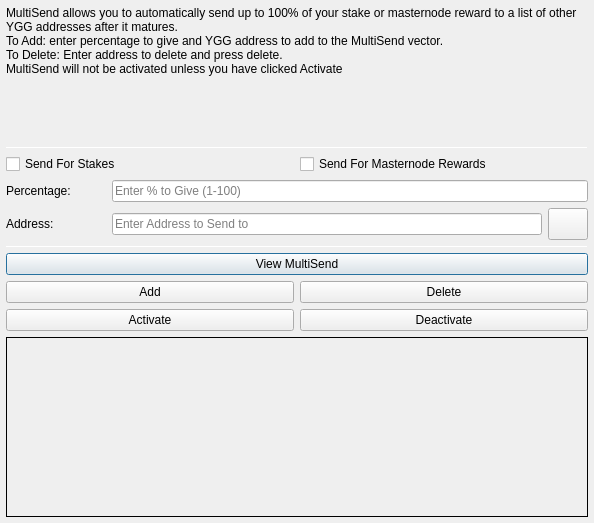
<?xml version="1.0" encoding="UTF-8"?>
<ui version="4.0">
 <class>MultiSendDialog</class>
 <widget class="QDialog" name="MultiSendDialog">
  <property name="windowModality">
   <enum>Qt::NonModal</enum>
  </property>
  <property name="geometry">
   <rect>
    <x>0</x>
    <y>0</y>
    <width>594</width>
    <height>523</height>
   </rect>
  </property>
  <property name="windowTitle">
   <string>MultiSend</string>
  </property>
  <layout class="QVBoxLayout" name="verticalLayout" stretch="0">
   <property name="leftMargin">
    <number>6</number>
   </property>
   <property name="topMargin">
    <number>6</number>
   </property>
   <property name="rightMargin">
    <number>6</number>
   </property>
   <property name="bottomMargin">
    <number>6</number>
   </property>
   <item>
    <layout class="QVBoxLayout" name="verticalLayout_Main" stretch="1,1,1,1,1,1">
     <item>
      <widget class="QLabel" name="label_2">
       <property name="lineWidth">
        <number>1</number>
       </property>
       <property name="text">
        <string>MultiSend allows you to automatically send up to 100% of your stake or masternode reward to a list of other YGG addresses after it matures.
To Add: enter percentage to give and YGG address to add to the MultiSend vector.
To Delete: Enter address to delete and press delete.
MultiSend will not be activated unless you have clicked Activate</string>
       </property>
       <property name="alignment">
        <set>Qt::AlignLeading|Qt::AlignLeft|Qt::AlignTop</set>
       </property>
       <property name="wordWrap">
        <bool>true</bool>
       </property>
      </widget>
     </item>
     <item>
      <widget class="Line" name="line">
       <property name="minimumSize">
        <size>
         <width>0</width>
         <height>1</height>
        </size>
       </property>
       <property name="maximumSize">
        <size>
         <width>16777215</width>
         <height>1</height>
        </size>
       </property>
       <property name="orientation">
        <enum>Qt::Horizontal</enum>
       </property>
      </widget>
     </item>
     <item>
      <layout class="QVBoxLayout" name="verticalLayout_Settings">
       <item>
        <layout class="QHBoxLayout" name="horizontalLayout">
         <item>
          <widget class="QCheckBox" name="multiSendStakeCheckBox">
           <property name="text">
            <string>Send For Stakes</string>
           </property>
          </widget>
         </item>
         <item>
          <widget class="QCheckBox" name="multiSendMasternodeCheckBox">
           <property name="text">
            <string>Send For Masternode Rewards</string>
           </property>
          </widget>
         </item>
        </layout>
       </item>
       <item>
        <layout class="QHBoxLayout" name="horizontalLayout_6">
         <item>
          <widget class="QLabel" name="label">
           <property name="minimumSize">
            <size>
             <width>100</width>
             <height>0</height>
            </size>
           </property>
           <property name="toolTip">
            <string>Percentage of stake to send</string>
           </property>
           <property name="text">
            <string>Percentage:</string>
           </property>
          </widget>
         </item>
         <item>
          <widget class="QLineEdit" name="multiSendPercentEdit">
           <property name="toolTip">
            <string>Enter whole numbers 1 - 100</string>
           </property>
           <property name="placeholderText">
            <string>Enter % to Give (1-100)</string>
           </property>
          </widget>
         </item>
        </layout>
       </item>
       <item>
        <layout class="QHBoxLayout" name="horizontalLayout_7">
         <item>
          <widget class="QLabel" name="label_5">
           <property name="minimumSize">
            <size>
             <width>100</width>
             <height>0</height>
            </size>
           </property>
           <property name="toolTip">
            <string>Address to send portion of stake to</string>
           </property>
           <property name="text">
            <string>Address:</string>
           </property>
          </widget>
         </item>
         <item>
          <widget class="QLineEdit" name="multiSendAddressEdit">
           <property name="toolTip">
            <string/>
           </property>
           <property name="placeholderText">
            <string>Enter Address to Send to</string>
           </property>
          </widget>
         </item>
         <item>
          <widget class="QPushButton" name="addressBookButton">
           <property name="maximumSize">
            <size>
             <width>16777215</width>
             <height>32</height>
            </size>
           </property>
           <property name="toolTip">
            <string>Choose an address from the address book</string>
           </property>
           <property name="text">
            <string/>
           </property>
           <property name="icon">
            <iconset resource="../ygg.qrc">
             <normaloff>:/icons/address-book</normaloff>:/icons/address-book</iconset>
           </property>
           <property name="shortcut">
            <string>Alt+A</string>
           </property>
           <property name="autoDefault">
            <bool>false</bool>
           </property>
          </widget>
         </item>
        </layout>
       </item>
      </layout>
     </item>
     <item>
      <widget class="Line" name="line_2">
       <property name="minimumSize">
        <size>
         <width>0</width>
         <height>1</height>
        </size>
       </property>
       <property name="maximumSize">
        <size>
         <width>16777215</width>
         <height>1</height>
        </size>
       </property>
       <property name="orientation">
        <enum>Qt::Horizontal</enum>
       </property>
      </widget>
     </item>
     <item>
      <layout class="QVBoxLayout" name="verticalLayout_Buttons">
       <item>
        <layout class="QHBoxLayout" name="horizontalLayout_4">
         <item>
          <widget class="QPushButton" name="viewButton">
           <property name="toolTip">
            <string/>
           </property>
           <property name="statusTip">
            <string>View MultiSend Vector</string>
           </property>
           <property name="text">
            <string>View MultiSend</string>
           </property>
          </widget>
         </item>
        </layout>
       </item>
       <item>
        <layout class="QHBoxLayout" name="horizontalLayout_2">
         <item>
          <widget class="QPushButton" name="addButton">
           <property name="toolTip">
            <string/>
           </property>
           <property name="statusTip">
            <string>Add to MultiSend Vector</string>
           </property>
           <property name="text">
            <string>Add</string>
           </property>
          </widget>
         </item>
         <item>
          <widget class="QPushButton" name="deleteButton">
           <property name="toolTip">
            <string/>
           </property>
           <property name="statusTip">
            <string>Delete Address From MultiSend Vector</string>
           </property>
           <property name="text">
            <string>Delete</string>
           </property>
          </widget>
         </item>
        </layout>
       </item>
       <item>
        <layout class="QHBoxLayout" name="horizontalLayout_5">
         <item>
          <widget class="QPushButton" name="activateButton">
           <property name="statusTip">
            <string>Activate MultiSend</string>
           </property>
           <property name="text">
            <string>Activate</string>
           </property>
          </widget>
         </item>
         <item>
          <widget class="QPushButton" name="disableButton">
           <property name="statusTip">
            <string>Deactivate MultiSend</string>
           </property>
           <property name="text">
            <string>Deactivate</string>
           </property>
          </widget>
         </item>
        </layout>
       </item>
      </layout>
     </item>
     <item>
      <widget class="QLabel" name="message">
       <property name="minimumSize">
        <size>
         <width>0</width>
         <height>180</height>
        </size>
       </property>
       <property name="frameShape">
        <enum>QFrame::Panel</enum>
       </property>
       <property name="frameShadow">
        <enum>QFrame::Plain</enum>
       </property>
       <property name="lineWidth">
        <number>1</number>
       </property>
       <property name="midLineWidth">
        <number>1</number>
       </property>
       <property name="text">
        <string/>
       </property>
       <property name="alignment">
        <set>Qt::AlignLeading|Qt::AlignLeft|Qt::AlignTop</set>
       </property>
       <property name="wordWrap">
        <bool>true</bool>
       </property>
      </widget>
     </item>
    </layout>
   </item>
  </layout>
 </widget>
 <resources>
  <include location="../ygg.qrc"/>
 </resources>
 <connections/>
</ui>
